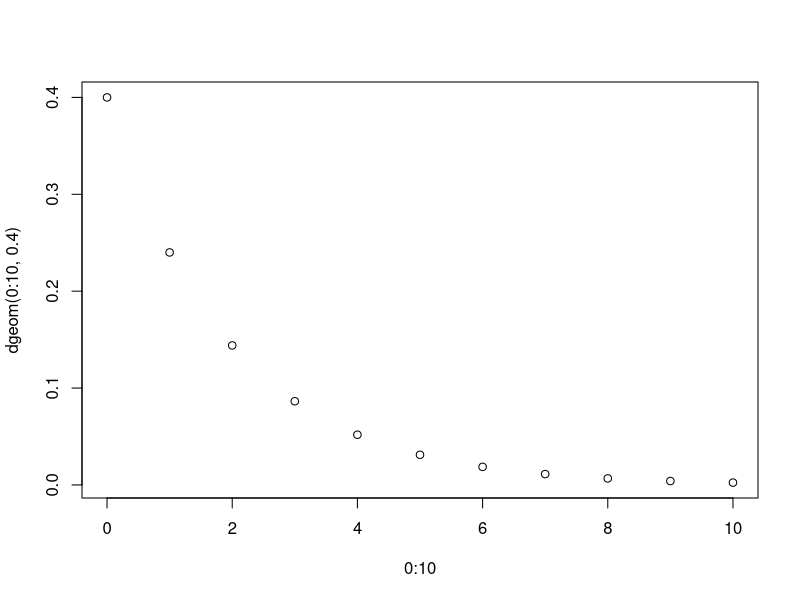
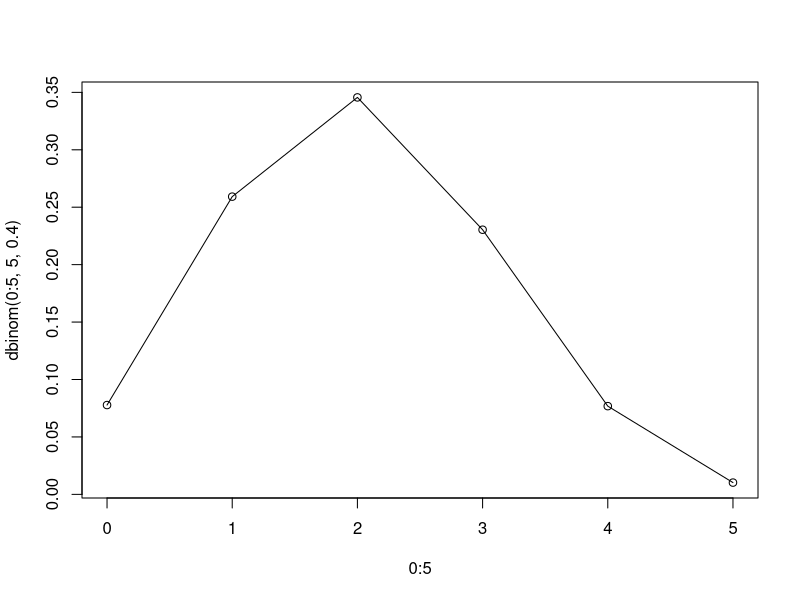
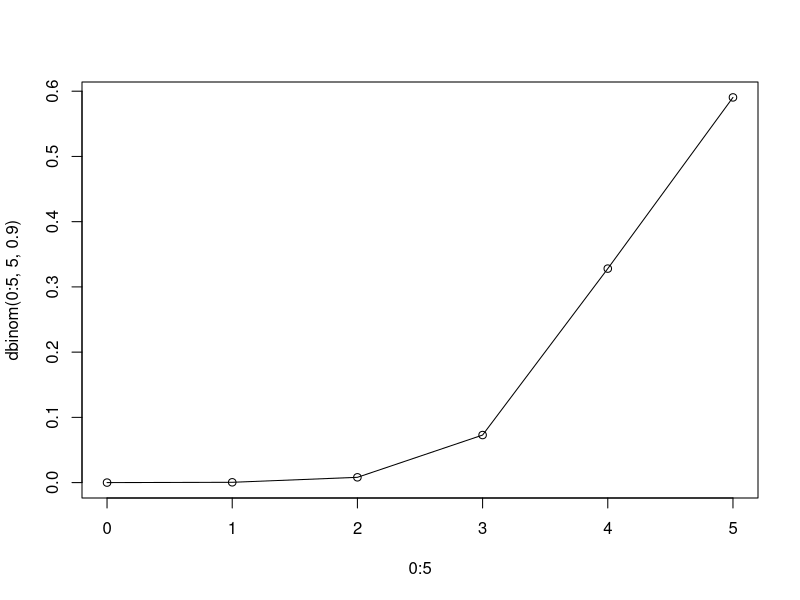
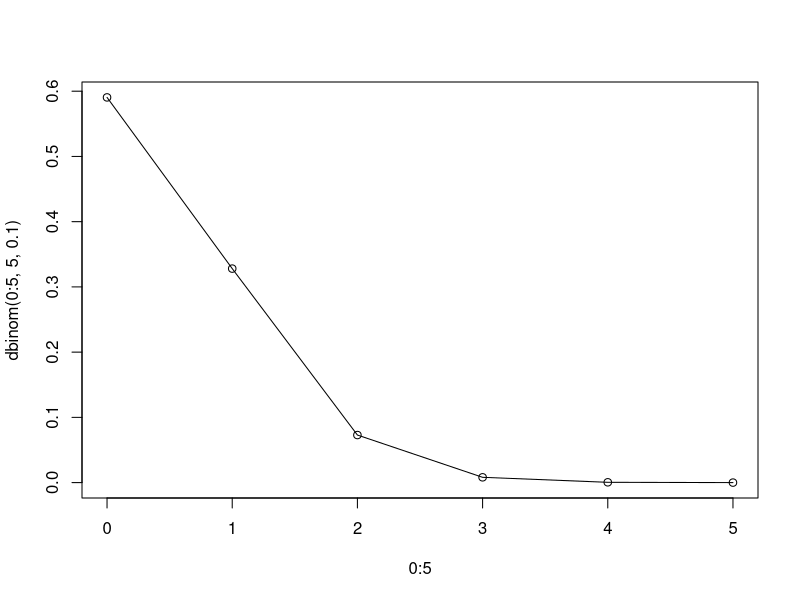
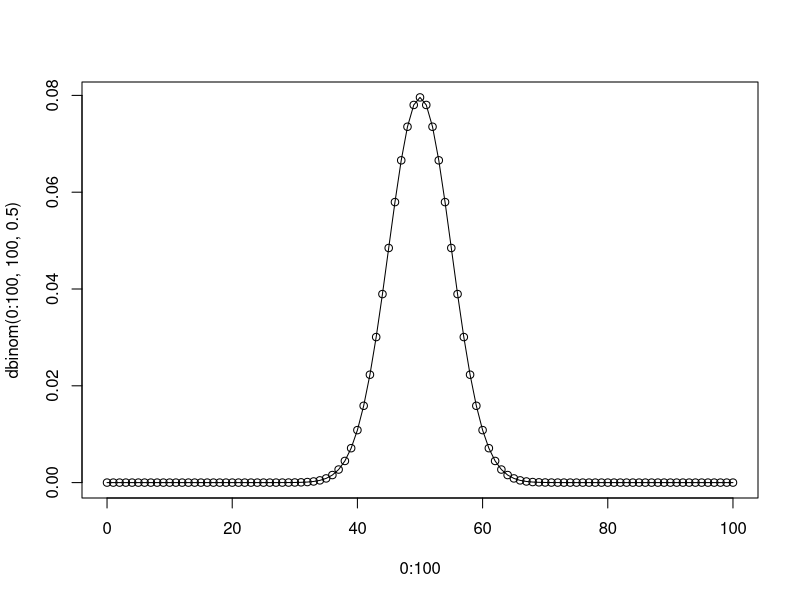
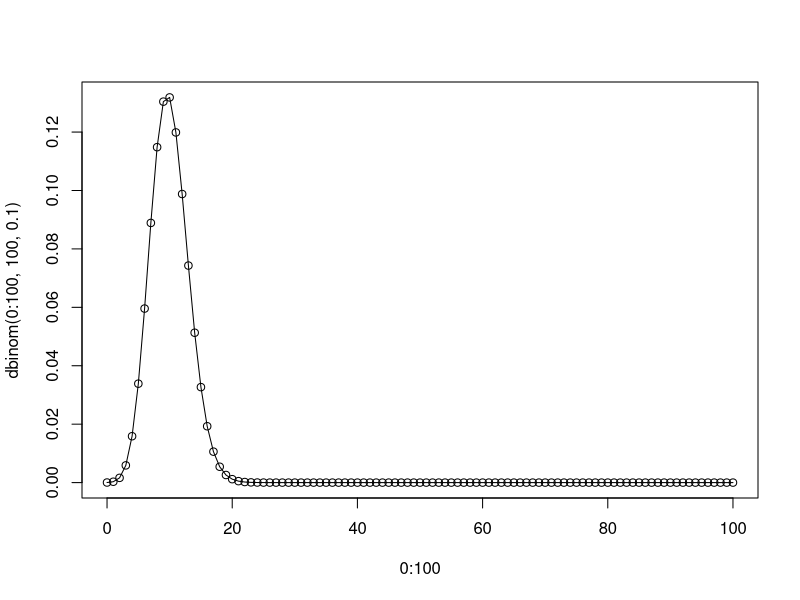

The R script that drew these images, in order: (Note: this script raises an error after producing the figures.)
#Repartitii de v.a.
#1.d+nume_repartitie=functie de masa(caz discret)/functia de densitate(caz continuu)
# dgeom(x,p)
dgeom(5,0.4)
#probabilitatea ca primul succes sa se realizeze la a-6-a incercare (am aruncat de 5 ori)
#deci numara esecurile pana la primul succes
plot(0:10,dgeom(0:10,0.4))

#dbinom(x,n,p)
dbinom(3,5,0.4)
#probabilitatea ca din 5 incercari independente cu prob de succes 0.4 sa avem 3 succese
plot(0:5,dbinom(0:5,5,0.4),type="o")
plot(0:5,dbinom(0:5,5,0.9),type="o")
plot(0:5,dbinom(0:5,5,0.1),type="o")
plot(0:100, dbinom(0:100,100,0.5),type="o")
plot(0:100, dbinom(0:100,100,0.1),type="o")
plot(0:30, dbinom(0:100,100,0.1),type="o")

#P(X=3)
#dexp(x,lambda)
dexp(3,1)
#NU mai e o probabilitate
#2. p+nume_repartitie=functia de repartitie
 #  pbinom(x,n,p)
   #P(X<=x)
   pbinom(3,5,0.4)
#3. r+nume_repartitie=genereaza valori din acel tip de repartitie
 #  rbinom(nr,n,p)
   rbinom(3,5,0.4)
   #Reprezentari grafice de functii
   #Functia densitate de probabilitate a repartitiei normale
   t <- seq(-6,6,0.001)
   plot(t,dnorm(t,0,1))
   plot(t,dexp(t,2),ylim=c(0,0.))
   #ATENTIE: IN R parametrii normalei sunt media si abaterea medie standard
   y <- rnorm(100,0,1)
   
   poz <- y[y>0]
   prob_nr_poz <- length(poz)/10^2
   neg <- y[y<0]
   prob_nr_neg <- length(neg)/10^2
   
   y <- rnorm(1000000,0,1)
   
   length(y[(y>-3)&(y<3)])
  
   lines(t,dnorm(t,0,1))
   plot(t,dnorm(t,0,1),col="magenta",xlim=c(-8,8),ylim=c(0,1))
   lines(t,dnorm(t,0,4), col=2)
   lines(t,dnorm(t,0,0.5), col=3)
   lines(t,dnorm(t,0,2), col=5)
   lines(t,dnorm(t,0,0.5),col=1)
   
   z <- rnorm(1000,2,1)
   length(z[z< -2])
   
   plot(t,dnorm(t,0,1),col="magenta",ylim=c(0,1.8))
   for (i in c(0.25,0.5,0.3,0.9,1.3,2)) lines(t,dnorm(t,0,i), col=i*20)
   